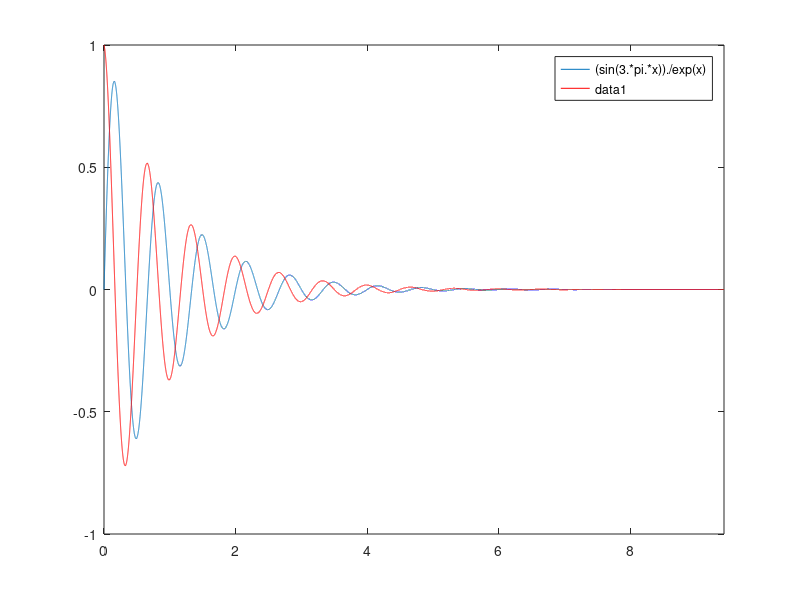

Here is the MATLAB script that generated this plot:
y='(sin(3*pi*x))/exp(x)';
x=0:3*pi;
fplot(y,[0,3*pi]);
hold on;
z='(cos(3*pi*x))/exp(x)';
fplot(z,[0,3*pi],'r-');
hold on;
